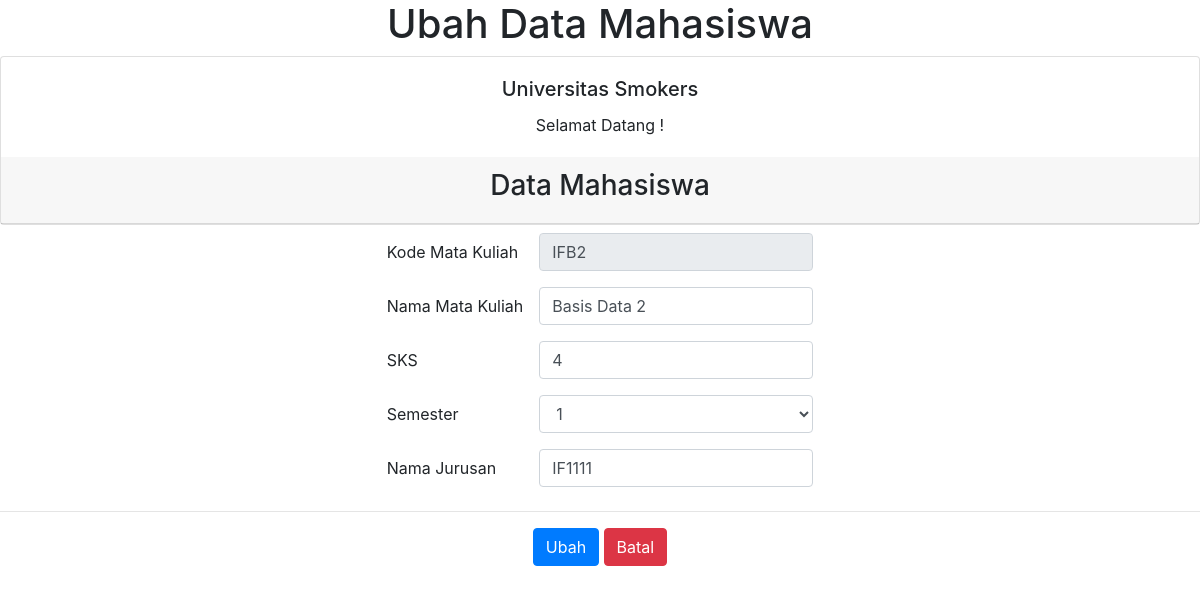
The app's page /UniversitasSmokers/form_ubah4.php?kode_mk=IFB2 (signed in) with its own data.
### tables this page shows
CREATE TABLE `matkul` (
  `kode_mk` char(8) NOT NULL,
  `nama_mk` varchar(30) DEFAULT NULL,
  `sks` smallint(6) DEFAULT NULL,
  `semester` smallint(6) DEFAULT NULL,
  `id_jurusan` char(8) NOT NULL
);

### UniversitasSmokers/form_ubah4.php (the view, shortened to what this page needs)
<html>
<head>
  <link rel = "stylesheet" type = "text/css" href = "css/bootstrap.min.css">
</head>
<body>
<center>
  <h1>Ubah Data Mahasiswa</h1>
  <div class="card">
  <div class="card-body">
    <h5 class="card-title">Universitas Smokers</h5>
    <p class="card-text">Selamat Datang !</p>
  </div>
  <div class="card-header"><h3>Data Mahasiswa
  </div>
</div>
  <?php
  include "koneksi.php";
  $kode_mk = $_GET['kode_mk'];
  $sql = $pdo->prepare("SELECT * FROM matkul WHERE kode_mk=:kode_mk");
  $sql->bindParam(':kode_mk', $kode_mk);
  $sql->execute();
  $data = $sql->fetch();
  ?>
  <form method="post" action="proses_ubah4.php?kode_mk=<?php echo $kode_mk; ?>">
    <table cellpadding="8">
      <tr>
        <td>Kode Mata Kuliah</td>
        <td><input class="form-control" type="text" name="kode_mk" value="<?php echo $data['kode_mk']; ?>" readonly></td>
      </tr>
      <tr>
        <td>Nama Mata Kuliah</td>
        <td><input class="form-control" type="text" name="nama_mk" value="<?php echo $data['nama_mk']; ?>">
		</td>
      </tr>
	  <tr>
        <td>SKS</td>
        <td><input class="form-control" type="text" name="sks" value="<?php echo $data['sks']; ?>">
		</td>
      </tr>
      <tr>
        <td>Semester</td>
        <td>
        <select class="form-control" name="semester">
        <option value="1"> 1
		<option value="2"> 2
        </td>
      </tr>
	  <tr>
        <td>Nama Jurusan</td>
        <td>
		<input class="form-control" type="text" name="id_jurusan" value="<?php echo $data['id_jurusan']; ?>">
		</td>
      </tr>
    </table>
    <hr>
    <input type="submit" class="btn btn-primary" value="Ubah">
    <a href="index4.php"><input type="button" class="btn btn-danger" value="Batal"></a>
  </form>
</body>
</html>

### records on screen
matkul: kode_mk "IFB2", nama_mk "Basis Data 2", sks "4", id_jurusan "IF1111"
